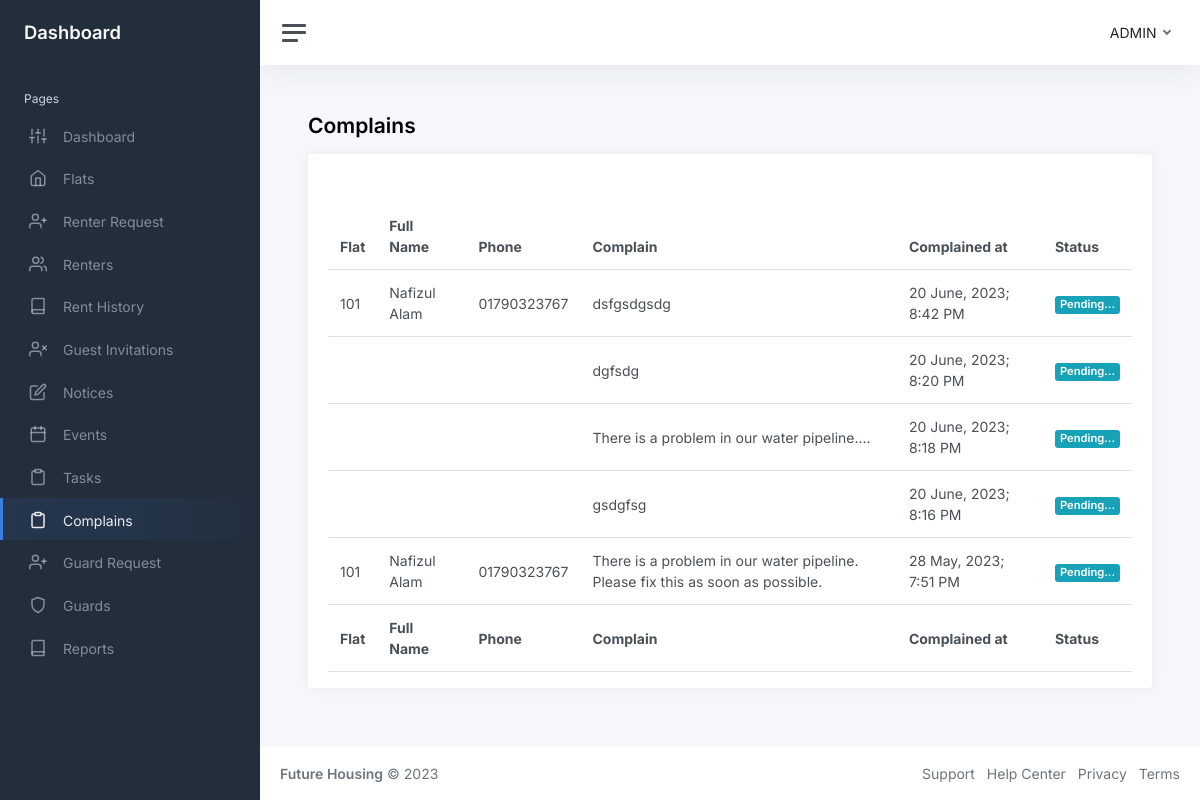
Page /php/admin/complains.php on the earlier database version.
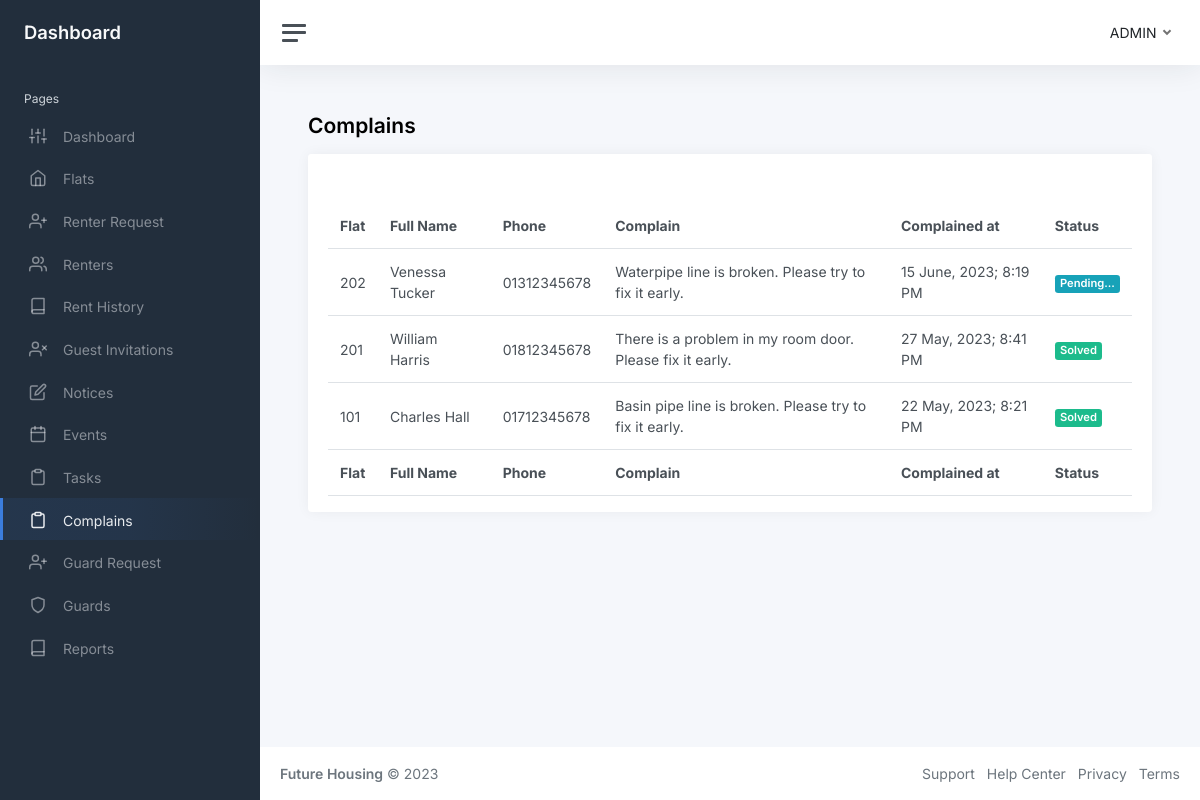
Same page on the later database version.
### tables this page shows
CREATE TABLE `complains` (
  `id` int NOT NULL,
  `flat` varchar(256) DEFAULT NULL,
  `fullname` varchar(256) DEFAULT NULL,
  `phone` varchar(256) DEFAULT NULL,
  `complain` text,
  `given_at` datetime NOT NULL DEFAULT CURRENT_TIMESTAMP,
  `status` tinyint(1) NOT NULL DEFAULT '0'
);

### php/admin/complains.php (the view, shortened to what this page needs)
<?php
include "../../database.php";
$query = "SELECT * FROM `complains`";
$stmt = $conn->prepare($query);
$result = $stmt->execute();
$complains = array_reverse($stmt->fetchAll());
?>
<!DOCTYPE html>
<html lang="en">
<head>
    <link href="https://cdn.jsdelivr.net/npm/simple-datatables@7.1.2/dist/style.min.css" rel="stylesheet" />
    <link href="../../styles/app.css" rel="stylesheet">
</head>
<body>
    <div class="wrapper">
        <?php include "components/sidebar.php"?>
        <div class="main">
            <?php include "components/navbar.php"?>
            <main class="content">
                <div class="container-fluid p-0">
                    <h1 class="h3 mb-3"><strong>Complains</strong></h1>
                    <div class="row">
                        <div class="col-12 d-flex">
                            <div class="card flex-fill w-100">
                                <div class="card-header">
                                </div>
                                <div class="card-body py-3">
                                    <table id="datatablesSimple" class="table table-hover my-0">
                                        <thead>
                                            <tr>
                                                <th>Flat</th>
                                                <th class="d-none d-xl-table-cell">Full Name</th>
                                                <th class="d-none d-xl-table-cell">Phone</th>
                                                <th class="d-none d-md-table-cell">Complain</th>
                                                <th>Complained at</th>
                                                <th>Status</th>
                                            </tr>
                                        </thead>
                                        <tfoot>
                                            <tr>
                                                <th>Flat</th>
                                                <th class="d-none d-xl-table-cell">Full Name</th>
                                                <th class="d-none d-xl-table-cell">Phone</th>
                                                <th class="d-none d-md-table-cell">Complain</th>
                                                <th>Complained at</th>
                                                <th>Status</th>
                                            </tr>
                                        </tfoot>
                                        <tbody>
                                            <?php
                                                foreach($complains as $complain):
                                            ?>
                                            <tr>
                                                <td><?=$complain['flat']?></td>
                                                <td class="d-none d-xl-table-cell"><?=$complain['fullname']?></td>
                                                <td class="d-none d-xl-table-cell"><?=$complain['phone']?></td>
                                                <td class="d-none d-md-table-cell"><?=$complain['complain']?></td>
                                                <td><?=date('j F, Y; g:i A', strtotime($complain['given_at']))?></td>
                                                <td>
                                                    <?php
                                                        if($complain['status'] == 1){
                                                            ?>
                                                    <span class="badge bg-success">Solved</span>
                                                    <?php
                                                        }else{
                                                            ?>
                                                    <a class="badge bg-info"
                                                        href="complain-solved.php?id= <?= $complain['id']; ?>">Pending...</a>
                                                    <?php
                                                        }
                                                        ?>
                                                </td>
                                                <?php
                                                endforeach;
                                            ?>
                                        </tbody>
                                    </table>
                                </div>
                            </div>
                        </div>
                    </div>
                </div>
            </main>
            <?php include "components/footer.php"?>
        </div>
    </div>
</body>
</html>

Differences in the rows shown:
removed complains: flat "101", fullname "Nafizul Alam", phone "01790323767", complain "dsfgsdgsdg", given_at "20 June, 2023; 8:42 PM"
removed complains: complain "dgfsdg", given_at "20 June, 2023; 8:20 PM"
removed complains: complain "There is a problem in our water pipeline....", given_at "20 June, 2023; 8:18 PM"
removed complains: complain "gsdgfsg", given_at "20 June, 2023; 8:16 PM"
added complains: flat "202", fullname "Venessa Tucker", phone "01312345678", complain "Waterpipe line is broken. Please try to fix it early.", given_at "15 June, 2023; 8:19 PM"
added complains: flat "201", fullname "William Harris", phone "01812345678", complain "There is a problem in my room door. Please fix it early.", given_at "27 May, 2023; 8:41 PM", status "Solved"
changed complains: fullname "Nafizul Alam" → "Charles Hall"; phone "01790323767" → "01712345678"; complain "There is a problem in our water pipeline. Please fix this as soon as possible." → "Basin pipe line is broken. Please try to fix it early."; given_at "28 May, 2023; 7:51 PM" → "22 May, 2023; 8:21 PM"; status "Pending..." → "Solved"
